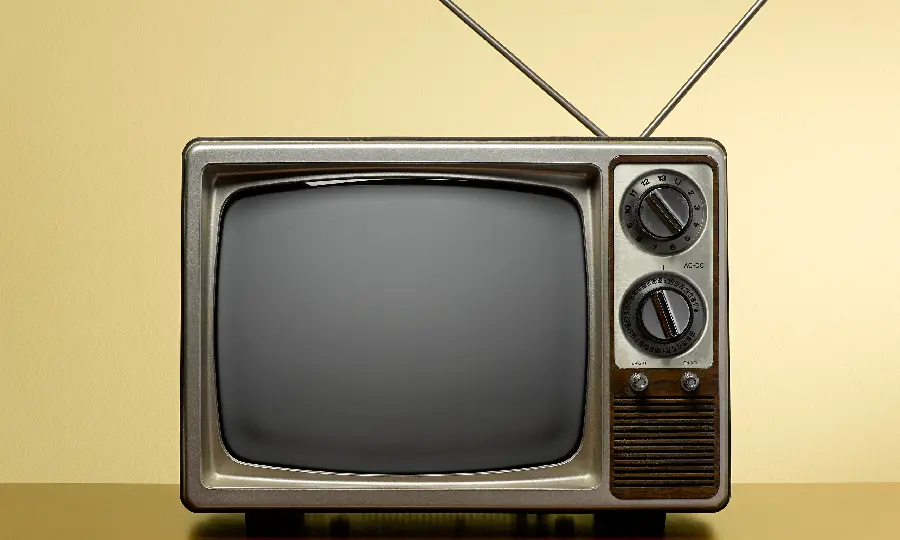
#> input picture Image Processing/Assignment_2/tr.jpg, 900 x 540 px
$ python tv.py
#> lines starting #> are read from the running program, lines starting #| are printed output that depends on the picture
import numpy as np
import cv2
import imageio
image = cv2.imread("tr.jpg")
#> image is the input picture: shape (540, 900, 3); mean B, G, R 120.7, 155, 166.8
image = cv2.cvtColor (image , cv2.COLOR_BGR2GRAY)
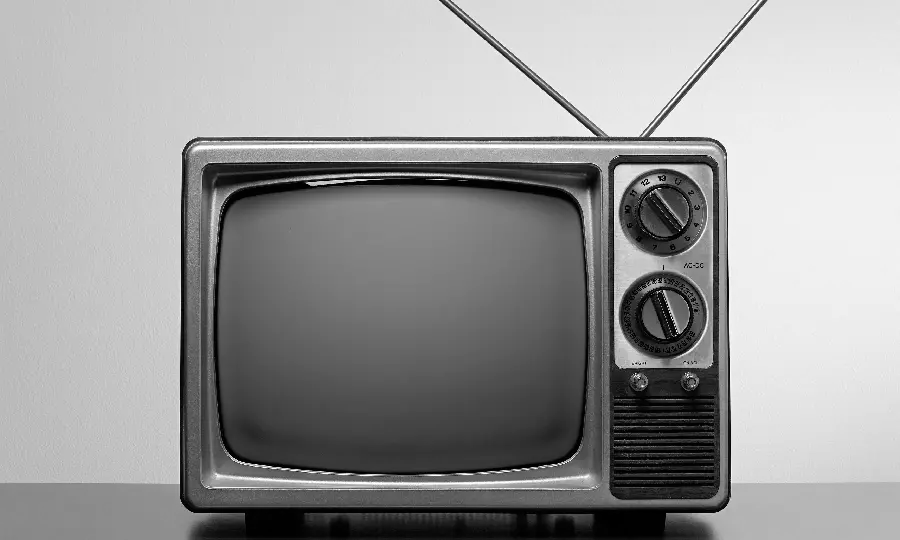
#> image: shape (540, 900); min 0, max 255, mean 154.6

rows, cols= image.shape
#> rows = 540; cols = 900
print(image.shape)
#| (540, 900)
writer=cv2.VideoWriter("noise", cv2.VideoWriter_fourcc(*'mp4v'), 30, (cols, rows))

while True:
    image = cv2.imread("tr.jpg")
    image = cv2.cvtColor (image , cv2.COLOR_BGR2GRAY)
    noise=np.random.random((300 ,400))*255
    noise=np.array(noise,dtype=np.uint8)*1
    image[170:470, 200:600]=noise
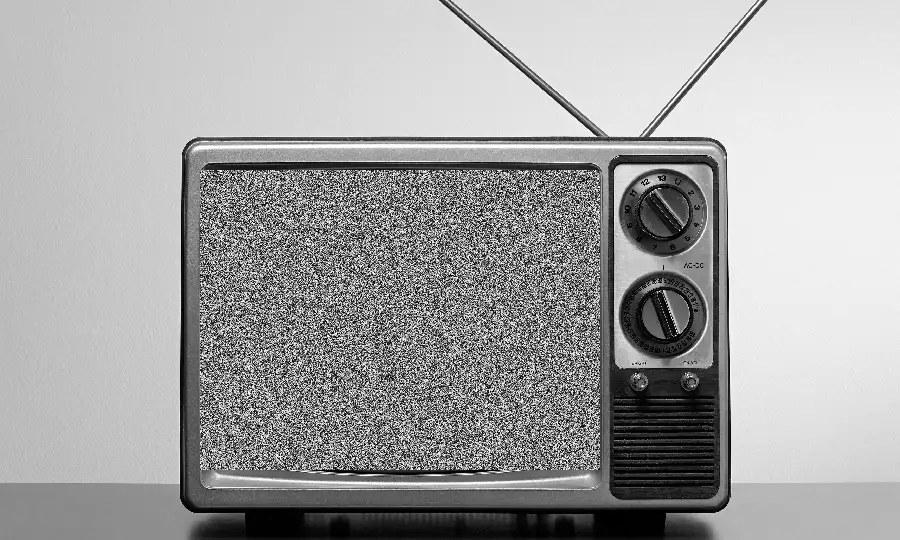
#> image: shape (540, 900); min 0, max 255, mean 163.8
    image= cv2.cvtColor(image, cv2.COLOR_GRAY2BGR)
#> image: shape (540, 900, 3)
    writer.write(image)
    cv2.imshow('', image)
    if cv2.waitKey(25) & 0xFF==("q"):
#> (key Esc is pressed here)
            break
writer.release()

cv2.rectangle(image, (55, 215), (300, 28), 0, 1)

imageio.mimsave('tv.gif', image, fps=60)
